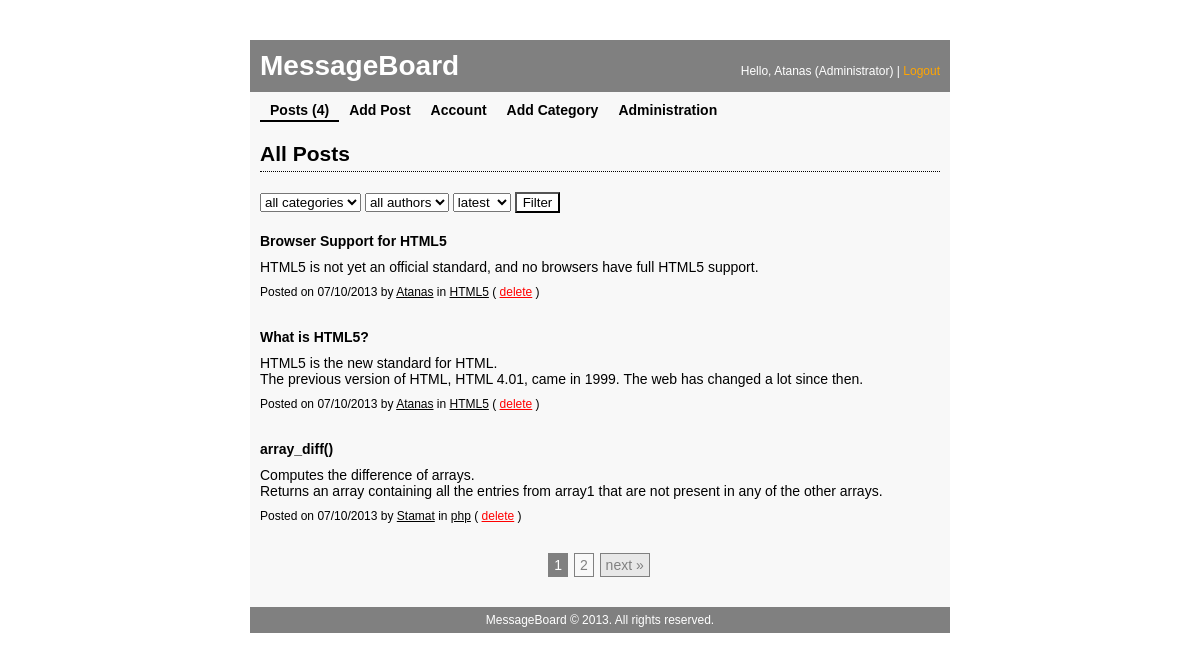
Screenshot of /posts.php (signed in) with the database file from the repository.
### tables this page shows
CREATE TABLE IF NOT EXISTS `access_levels` (
  `access_lvl` tinyint(4) NOT NULL AUTO_INCREMENT,
  `access_name` varchar(50) NOT NULL,
  PRIMARY KEY (`access_lvl`)
);

CREATE TABLE IF NOT EXISTS `messages` (
  `message_id` int(11) NOT NULL AUTO_INCREMENT,
  `category_id` int(11) NOT NULL,
  `author_id` int(11) NOT NULL,
  `date_published` datetime NOT NULL,
  `title` varchar(50) NOT NULL,
  `body` varchar(250) NOT NULL,
  PRIMARY KEY (`message_id`)
);

CREATE TABLE IF NOT EXISTS `users` (
  `user_id` int(11) NOT NULL AUTO_INCREMENT,
  `name` varchar(50) NOT NULL,
  `passwd` varchar(50) NOT NULL,
  `access_lvl` tinyint(4) NOT NULL DEFAULT '1',
  PRIMARY KEY (`user_id`),
  UNIQUE KEY `name` (`name`)
);

CREATE TABLE IF NOT EXISTS `categories` (
  `category_id` int(11) NOT NULL AUTO_INCREMENT,
  `category_name` varchar(50) NOT NULL,
  PRIMARY KEY (`category_id`),
  UNIQUE KEY `category_name` (`category_name`)
);

### posts.php (the view, shortened to what this page needs)
<?php
require 'includes/connection.php';
require 'includes/functions.php';
require 'includes/header.php';
?>
<h2>All Posts</h2>
<div id="filter-form">
    <form method="POST" action="processing/manage-filter.php" role="form">
        <select name="category">
            <option value="all">all categories</option>
        </select>
        <select name="author">
            <option value="all">all authors</option>
        </select>
        <select name="sort">
            <option value="desc">latest</option>
        </select>
        <input type="submit" value="Filter" name="filter" />
    </form>
</div>
<?php
$filterForPagination = '';
if ((isset($_GET['sort']) && $_GET['sort'] == 'asc')) {
    $orderBy = "ORDER BY msg.date_published ASC";
    $filterForPagination .= '&sort=' . $_GET['sort'];
} else if (isset($_GET['sort']) && $_GET['sort'] == 'desc') {
    $orderBy = "ORDER BY msg.date_published DESC";
    $filterForPagination .= '&sort=' . $_GET['sort'];
} else {
    $orderBy = "ORDER BY msg.date_published DESC";
}
$finalFilter = '';
if (isset($_GET['page'])) {
    $page = (int) $_GET['page'];
} else {
    $page = 1;
}
$ofset = ($page * POSTS_PER_PAGE) - POSTS_PER_PAGE;
$sql = "
    SELECT *
    FROM `messages` AS msg
    LEFT JOIN `categories` AS cat
    ON msg.category_id = cat.category_id
    LEFT JOIN `users` AS usr
    ON msg.author_id = usr.user_id
    " . $finalFilter . "
    " . $orderBy . "
    LIMIT " . $ofset . ", " . POSTS_PER_PAGE . "
";
$query = mysqli_query($connection, $sql);
$countFilteredPosts = $query->num_rows;
$sqlWithoutLimit = "
    SELECT *
    FROM `messages` AS msg
    LEFT JOIN `categories` AS cat
    ON msg.category_id = cat.category_id
    LEFT JOIN `users` AS usr
    ON msg.author_id = usr.user_id
    " . $finalFilter . "
";
$queryWithoutLimit = mysqli_query($connection, $sqlWithoutLimit);
$countFilteredPostsWithoutLimit = $queryWithoutLimit->num_rows;
?>
<?php while ($row = $query->fetch_assoc()) { ?>
    <?php
    $messageId = $row['message_id'];
    $categoryId = $row['category_id'];
    $categoryName = $row['category_name'];
    $authorId = $row['author_id'];
    $authorName = $row['name'];
    $datePublished = date('d/m/Y', strtotime($row['date_published']));
    $title = $row['title'];
    $body = nl2br($row['body']);
    ?>
    <article class="post">
        <header class="post-header">
            <h1><?php echo $title; ?></h1>
        </header>
        <div class="post-body">
            <p><?php echo $body; ?></p>
        </div>
        <footer class="post-footer">
            Posted on <?php echo $datePublished; ?> by
            <a href="posts.php?author=<?php echo $authorId; ?>" title="Posts by <?php echo $authorName; ?>"><?php echo $authorName; ?></a>
            in <a href="posts.php?cat=<?php echo $categoryId; ?>" title="View all posts in <?php echo $categoryName; ?>"><?php echo $categoryName; ?></a>
            <?php if ($_SESSION['accessLevel'] > 1) { ?>
                ( <a class="delete" href="processing/delete.php?post=<?php echo $messageId; ?>" title="Delete this post">delete</a> )
            <?php } ?>
        </footer>
    </article>
<?php } ?>
<?php if ($countAllPosts == 0) { ?>
    <div class="no-posts">
        Currently there are no posts. Be the one to make first post
        <a title="Add Post" href="add-post.php">here</a>.
    </div>
<?php } else if ($countAllPosts > 0 && $countFilteredPosts == 0) { ?>
    <div class="no-posts">
        There are no posts for your filter criterion.
    </div>
<?php } else if ($countFilteredPostsWithoutLimit > POSTS_PER_PAGE) {
     require 'includes/pagination.php';
}
require 'includes/footer.php';

### includes/header.php (shortened to what this page needs)
<?php
if (existLoggedUser()) {
    $username = $_SESSION['username'];
}
?>
<!DOCTYPE html>
<html>
    <head>
        <title><?php printf('%s | %s', $pageTitle, APPLICATION_NAME); ?></title>
        <link rel="stylesheet" href="css/style.css" />
    </head>
    <body>
        <div id="wrapper">
            <header id="header">
                <h1 id="logo">
                    <a href="index.php"><?php echo APPLICATION_NAME ?></a>
                </h1>
                <?php if (existLoggedUser()) { ?>
                    <div id="hello-user">
                        <p>Hello, <?php echo $username . ' ' . printAccessLevelName($connection, $_SESSION['accessLevel']); ?> | <a href="processing/logout.php">Logout</a></p>
                    </div>
                <?php } ?>
            </header>
            <?php if (existLoggedUser()) { ?>
                <?php $countAllPosts = countAllPosts($connection); ?>
                <nav id="main-nav" role="navigation">
                    <ul>
                        <li>
                            <a <?php checkForCurrentPage($pageTitle, 'Posts') ?> href="posts.php">Posts (<?php echo $countAllPosts; ?>)</a>
                        </li>
                        <li>
                            <a <?php checkForCurrentPage($pageTitle, 'Add Post') ?> href="add-post.php">Add Post</a>
                        </li>
                        <li>
                            <a <?php checkForCurrentPage($pageTitle, 'Account') ?> href="account.php">Account</a>
                        </li>
                        <?php if($_SESSION['accessLevel'] > 1) { ?>
                        <li>
                            <a <?php checkForCurrentPage($pageTitle, 'Add Category') ?> href="add-category.php">Add Category</a>
                        </li>
                        <?php } ?>
                        <?php if($_SESSION['accessLevel'] > 2) { ?>
                        <li>
                            <a <?php checkForCurrentPage($pageTitle, 'Administration') ?> href="administration.php">Administration</a>
                        </li>
                        <?php } ?>
                    </ul>
                </nav>
            <?php } ?>
            <div id="content">

### css/style.css (style rules this page uses)
header, footer, h1, h2, div, p, ul, li { margin: 0; padding: 0; }
ul, li { list-style: none; }
body { font-family: Arial,Helvetica,sans-serif; font-size: 14px; }
#wrapper { background-color: #f8f8f8; margin: 40px auto; width: 700px; }
h2 { border-bottom: 1px dotted #000; margin-bottom: 20px; padding: 20px 0 5px; }
input[type="submit"], input[type="reset"] { background-color: #fff; }
#header:after, #main-nav ul:after { clear: both; content: ""; display: block; height: 0; }
#header { background-color: #808080; color: #fff; padding: 10px; }
#logo { float: left; width: 200px; }
#logo a { color: #fff; text-decoration: none; }
#hello-user { font-size: 12px; float: right; padding-top: 14px; }
#hello-user a { color: orange; text-decoration: none; }
#main-nav { padding: 0 10px; }
#main-nav li { display: inline-block; float: left; }
#main-nav li a { border-bottom: 2px solid #f8f8f8; color: #000; display: block; font-weight: bold; padding: 10px 10px 2px; text-decoration: none; }
#main-nav li a.current { border-bottom: 2px solid #000; }
#content { padding: 0 10px 30px; }
#filter-form { margin-bottom: 20px; }
.post { margin-bottom: 30px; }
.post-header { padding-bottom: 10px; }
.post-header h1 { font-size: 14px; }
.post-body { padding-bottom: 10px; }
.post-footer { font-size: 12px; }
.post-footer .delete { color: #f00; }
.post-footer a { color: #000; }

### rows the page displays
access_levels: access_name "(Administrator)"
messages: title "Browser Support for HTML5", body "HTML5 is not yet an official standard, and no browsers have full HTML5 support.", date_published "07/10/2013", author.name "Atanas", category.category_name "HTML5"
messages: title "What is HTML5?", body "HTML5 is the new standard for HTML. The previous version of HTML, HTML 4.01, came in 1999. The web has changed a lot since then.", date_published "07/10/2013", author.name "Atanas", category.category_name "HTML5"
messages: title "array_diff()", body "Computes the difference of arrays. Returns an array containing all the entries from array1 that are not present in any of the other arrays.", date_published "07/10/2013", author.name "Stamat", category.category_name "php"

### other values shown
APPLICATION_NAME "MessageBoard"
$username "Atanas"
$countAllPosts "4"
